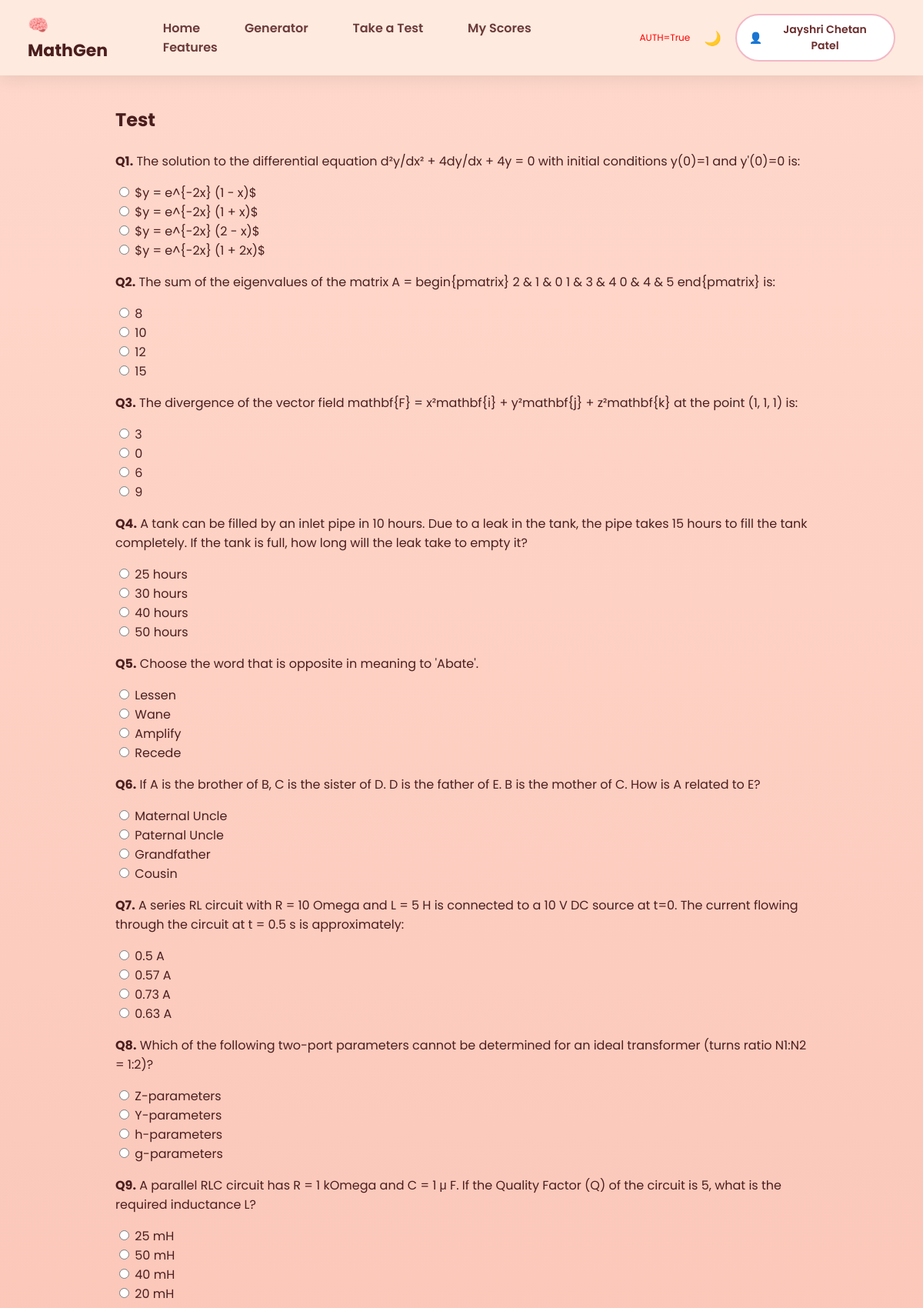
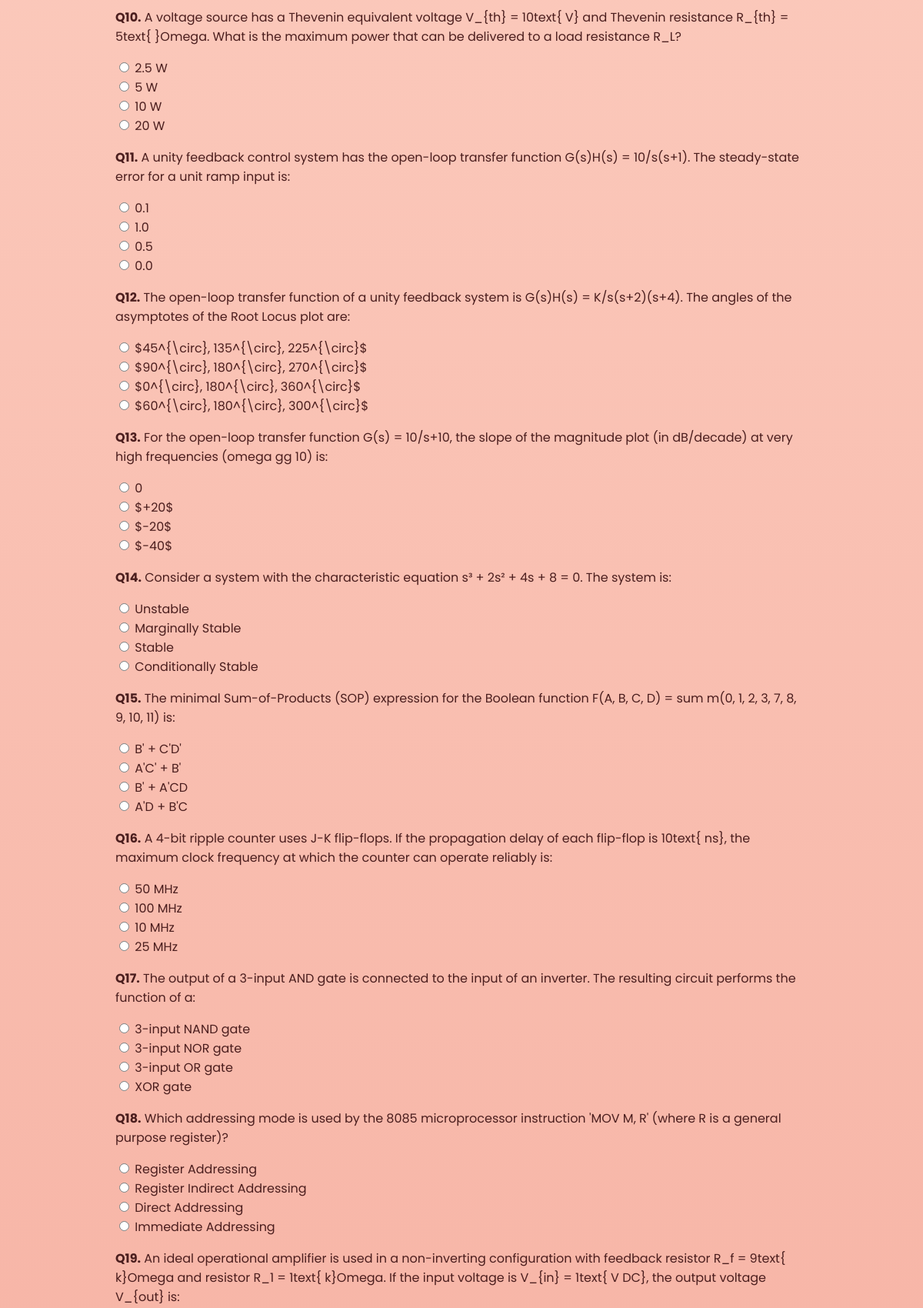
Screenshot of /test/3 (signed in, upper part) with the database file from the repository (2 pictures, top to bottom).
### server.py (models this page shows, shortened)
class User(UserMixin, db.Model):
    id = db.Column(db.Integer, primary_key=True)
    name = db.Column(db.String(100), nullable=False)
    email = db.Column(db.String(120), unique=True, nullable=False)
    country_code = db.Column(db.String(5), nullable=False, default="+91")  # ✅ ADD
    phone_number = db.Column(db.String(30), unique=True, nullable=True)
    grade = db.Column(db.Integer, nullable=True)
    password_hash = db.Column(db.String(256), nullable=True)
    age = db.Column(db.Integer, nullable=True)
    city = db.Column(db.String(100), nullable=True)
    postal_code = db.Column(db.String(20), nullable=True)
    timezone = db.Column(db.String(50), nullable=True)
    whatsapp_consent = db.Column(db.Boolean, default=False)
    newsletter_consent = db.Column(db.Boolean, default=False)
    board = db.Column(db.String(50), nullable=True)
    profile_completed = db.Column(db.Boolean, default=False)
    dob = db.Column(db.Date, nullable=True)

class MockQuestion(db.Model):
    __tablename__ = "mock_question"
    id = db.Column(db.Integer, primary_key=True)
    test_id = db.Column(db.Integer, db.ForeignKey("mock_test.id"), nullable=False)
    qno = db.Column(db.Integer)
    question_text = db.Column(db.Text)
    options_json = db.Column(db.Text)
    correct_option_index = db.Column(db.Integer)
    explanation = db.Column(db.Text)
    def options(self):
        return json.loads(self.options_json)

### server.py (the view)
@app.route("/test/<int:attempt_id>")
@login_required
def take_test(attempt_id):
    attempt = MockAttempt.query.get_or_404(attempt_id)
    test = MockTest.query.get_or_404(attempt.test_id)
    questions = MockQuestion.query.filter_by(test_id=test.id).all()
    return render_template(
        "test_page.html",
        test=test,
        attempt=attempt,
        questions=questions
    )

### server.py (called while the page is built)
@app.context_processor
def inject_now():
    return {'now': datetime.now}

@login_manager.user_loader
def load_user(user_id):
    return User.query.get(int(user_id))

### templates/test_page.html (shortened to what this page needs)
{% extends "base.html" %}
{% block content %}
<div class="container" style="max-width:900px; margin:40px auto;">
    <h2 style="margin-bottom:24px;">Test</h2>
    <form action="{{ url_for('submit_test', attempt_id=attempt.id) }}" method="POST">
        {% for q in questions %}
  <p><strong>Q{{ q.qno }}.</strong> {{ q.question_text }}</p>
  {% for opt in q.options() %}
    <label>
      <input type="radio" name="q_{{ q.id }}" value="{{ loop.index0 }}">
      {{ opt }}
    </label><br>
  {% endfor %}
{% endfor %}
    </form>
</div>
{% endblock %}

### templates/base.html (shortened to what this page needs)
<!DOCTYPE html>
<html lang="en">
<head>
</head>
<body>
<div class="navbar">
    <div class="logo">🧠 MathGen</div>
    <nav class="nav-links">
    <a href="{{ url_for('landing_page') }}"
       class="{% if request.endpoint == 'landing_page' %}active{% endif %}">
        Home
    </a>
    <a href="{{ url_for('generate_worksheet') }}"
   class="nav-link {% if request.endpoint == 'generate_worksheet' %}active{% endif %}">
    Generator
</a>
    <a href="{{ url_for('job_exams') }}"
       class="{% if request.endpoint == 'job_exams' %}active{% endif %}">
        Take a Test
    </a>
    <a href="{{ url_for('my_scores') }}"
       class="{% if request.endpoint == 'my_scores' %}active{% endif %}">
        My Scores
    </a>
    <a href="{{ url_for('features') }}"
       class="{% if request.endpoint == 'features' %}active{% endif %}">
        Features
    </a>
</nav>
    <div class="nav-right">
        <span style="color:red;font-size:12px;">
AUTH={{ current_user.is_authenticated }}
</span>
    <div class="dark-toggle" onclick="toggleDark()">🌙</div>
    {% if current_user.is_authenticated %}
        <div class="profile" id="profileBox">
           <button type="button" class="profile-btn" onclick="toggleProfile()">
    👤 <span>{{ current_user.name }}</span>
</button>
        </div>
    {% else %}
        <a href="#" id="loginBtn">Login</a>
        <a href="{{ url_for('register') }}">Sign Up</a>
    {% endif %}
</div>
</div>
{% block content %}{% endblock %}
</body>
</html>

### templates/base.html (style rules this page uses)
* { box-sizing: border-box; font-family: 'Poppins', sans-serif; }
body { margin: 0; background: linear-gradient(180deg, #ffd9cc, #f4a99a); color: #4b1e1e; transition: background 0.3s, color 0.3s; }
.navbar { background: rgba(255, 235, 225, 0.95); padding: 16px 36px; display: flex; justify-content: space-between; align-items: center; box-shadow: 0 6px 20px rgba(0,0,0,0.08); position: sticky; top: 0; z-index: 1000; }
.logo { font-size: 22px; font-weight: 700; display: flex; align-items: center; gap: 8px; }
.nav-links a { margin-left: 26px; text-decoration: none; font-weight: 500; color: inherit; }
.nav-right { display: flex; align-items: center; gap: 18px; }
.profile { position: relative; }
.profile-btn { display: flex; align-items: center; gap: 8px; padding: 8px 16px; border-radius: 999px; background: #fff; border: 2px solid #f2b8c6; font-size: 14px; font-weight: 600; color: #6b2b2b; cursor: pointer; outline: none; transition: all 0.25s ease; }
.profile-btn { appearance: none; -webkit-appearance: none; }
.dark-toggle { cursor: pointer; font-size: 18px; }
.container { max-width: 1200px; margin: auto; }
.navbar a { position: relative; padding: 8px 14px; font-weight: 600; color: #6b3a3a; text-decoration: none; transition: all 0.3s ease; }

### rows the page displays
User: name "Jayshri Chetan Patel"
MockQuestion: qno "1", question_text "The solution to the differential equation d²y/dx² + 4dy/dx + 4y = 0 with initial conditions y(0)=1 and y'(0)=0 is:", options "$y = e^{-2x} (1 - x)$" "$y = e^{-2x} (1 + x)$" "$y = e^{-2x} (2 - x)$" "$y = e^{-2x} (1 + 2x)$"
MockQuestion: qno "2", question_text "The sum of the eigenvalues of the matrix A = begin{pmatrix} 2 & 1 & 0 1 & 3 & 4 0 & 4 & 5 end{pmatrix} is:", options "8" "10" "12" "15"
MockQuestion: qno "3", question_text "The divergence of the vector field mathbf{F} = x²mathbf{i} + y²mathbf{j} + z²mathbf{k} at the point (1, 1, 1) is:", options "3" "0" "6" "9"
MockQuestion: qno "4", question_text "A tank can be filled by an inlet pipe in 10 hours. Due to a leak in the tank, the pipe takes 15 hours to fill the tank completely. If the tank is full, how long will the leak take to empty it?", options "25 hours" "30 hours" "40 hours" "50 hours"
MockQuestion: qno "5", question_text "Choose the word that is opposite in meaning to 'Abate'.", options "Lessen" "Wane" "Amplify" "Recede"
MockQuestion: qno "6", question_text "If A is the brother of B, C is the sister of D. D is the father of E. B is the mother of C. How is A related to E?", options "Maternal Uncle" "Paternal Uncle" "Grandfather" "Cousin"
MockQuestion: qno "7", question_text "A series RL circuit with R = 10 Omega and L = 5 H is connected to a 10 V DC source at t=0. The current flowing through the circuit at t = 0.5 s is approximately:", options "0.5 A" "0.57 A" "0.73 A" "0.63 A"
MockQuestion: qno "8", question_text "Which of the following two-port parameters cannot be determined for an ideal transformer (turns ratio N1:N2 = 1:2)?", options "Z-parameters" "Y-parameters" "h-parameters" "g-parameters"
MockQuestion: qno "9", question_text "A parallel RLC circuit has R = 1 kOmega and C = 1 μ F. If the Quality Factor (Q) of the circuit is 5, what is the required inductance L?", options "25 mH" "50 mH" "40 mH" "20 mH"
MockQuestion: qno "10", question_text "A voltage source has a Thevenin equivalent voltage V_{th} = 10text{ V} and Thevenin resistance R_{th} = 5text{ }Omega. What is the maximum power that can be delivered to a load resistance R_L?", options "2.5 W" "5 W" "10 W" "20 W"
MockQuestion: qno "11", question_text "A unity feedback control system has the open-loop transfer function G(s)H(s) = 10/s(s+1). The steady-state error for a unit ramp input is:", options "0.1" "1.0" "0.5" "0.0"
MockQuestion: qno "12", question_text "The open-loop transfer function of a unity feedback system is G(s)H(s) = K/s(s+2)(s+4). The angles of the asymptotes of the Root Locus plot are:", options "$45^{\\circ}, 135^{\\circ}, 225^{\\circ}$" "$90^{\\circ}, 180^{\\circ}, 270^{\\circ}$" "$0^{\\circ}, 180^{\\circ}, 360^{\\circ}$" "$60^{\\circ}, 180^{\\circ}, 300^{\\circ}$"
MockQuestion: qno "13", question_text "For the open-loop transfer function G(s) = 10/s+10, the slope of the magnitude plot (in dB/decade) at very high frequencies (omega gg 10) is:", options "0" "$+20$" "$-20$" "$-40$"
MockQuestion: qno "14", question_text "Consider a system with the characteristic equation s³ + 2s² + 4s + 8 = 0. The system is:", options "Unstable" "Marginally Stable" "Stable" "Conditionally Stable"
MockQuestion: qno "15", question_text "The minimal Sum-of-Products (SOP) expression for the Boolean function F(A, B, C, D) = sum m(0, 1, 2, 3, 7, 8, 9, 10, 11) is:", options "B' + C'D'" "A'C' + B'" "B' + A'CD" "A'D + B'C"
MockQuestion: qno "16", question_text "A 4-bit ripple counter uses J-K flip-flops. If the propagation delay of each flip-flop is 10text{ ns}, the maximum clock frequency at which the counter can operate reliably is:", options "50 MHz" "100 MHz" "10 MHz" "25 MHz"
MockQuestion: qno "17", question_text "The output of a 3-input AND gate is connected to the input of an inverter. The resulting circuit performs the function of a:", options "3-input NAND gate" "3-input NOR gate" "3-input OR gate" "XOR gate"
MockQuestion: qno "18", question_text "Which addressing mode is used by the 8085 microprocessor instruction 'MOV M, R' (where R is a general purpose register)?", options "Register Addressing" "Register Indirect Addressing" "Direct Addressing" "Immediate Addressing"
MockQuestion: qno "19", question_text "An ideal operational amplifier is used in a non-inverting configuration with feedback resistor R_f = 9text{ k}Omega and resistor R_1 = 1text{ k}Omega. If the input voltage is V_{in} = 1text{ V DC}, the output voltage V_{out} is:"

### other values shown
{{ current_user.is_authenticated }} "True"
